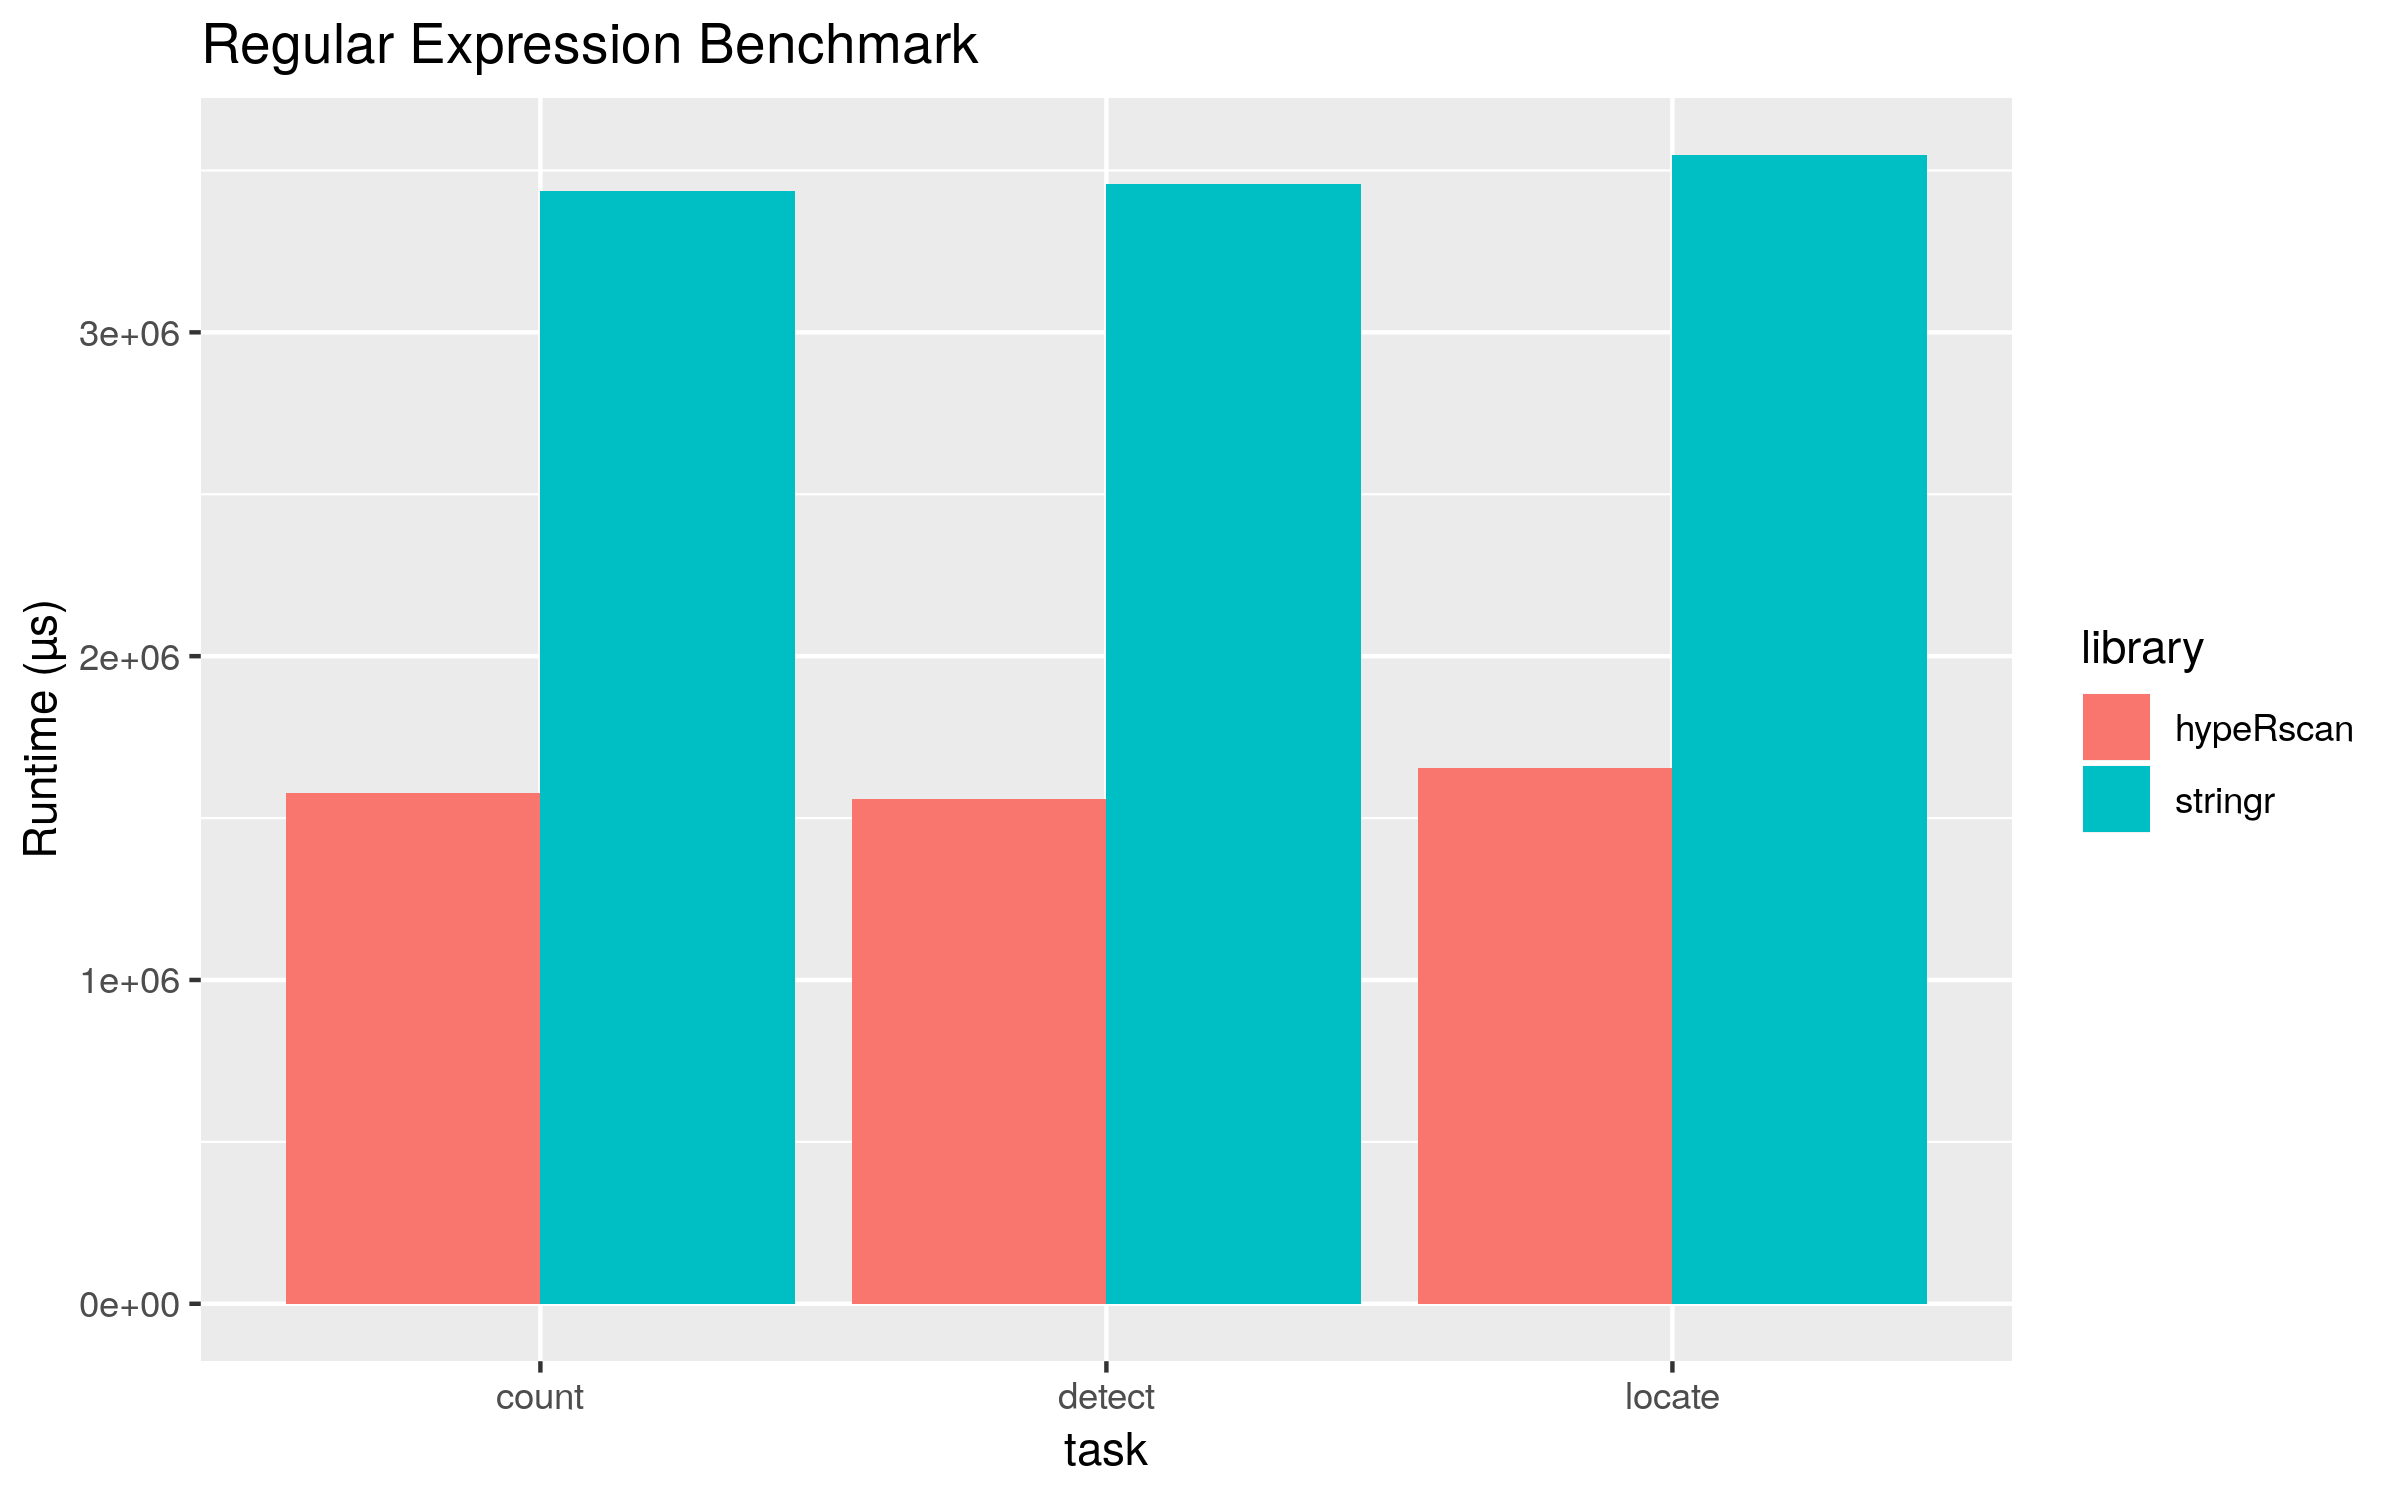

Write the R code that produced this figure.
library(microbenchmark)
library(hypeRscan)
library(stringr)
library(ggplot2)

awtew <- scan("benchmark/Alls_Well_That_Ends_Well.txt", character(), quote = "")
pattern <- "[Ll]ord"

run_test <- function(func) {
  micro <- microbenchmark(func(awtew, pattern), times = 100)
  avg <- mean(micro$time)
  percentiles <- quantile(micro$time, probs = c(.25,.75))
  return(c(avg, percentiles["25%"], percentiles["75%"]))
}

function_list <- list(
  stringr::str_count,
  hypeRscan::hs_str_count,
  stringr::str_detect,
  hypeRscan::hs_str_detect,
  stringr::str_locate,
  hypeRscan::hs_str_location
)

results <- mapply(run_test, function_list)

benchmark_df <- data.frame(t(results))
names(benchmark_df) <- c('avg', 'percent_25', 'percent_75')
benchmark_df$library <- rep(c("stringr","hypeRscan"),3)
benchmark_df$task <- c(rep("count",2),rep("detect",2),rep("locate",2))

ggplot(benchmark_df, aes(task, avg, fill = library)) +
  geom_col(position = 'dodge') +
  ggtitle("Regular Expression Benchmark")  + ylab("Runtime (µs)")

ggsave("benchmark/benchmark.png",width = 8, height=5)
